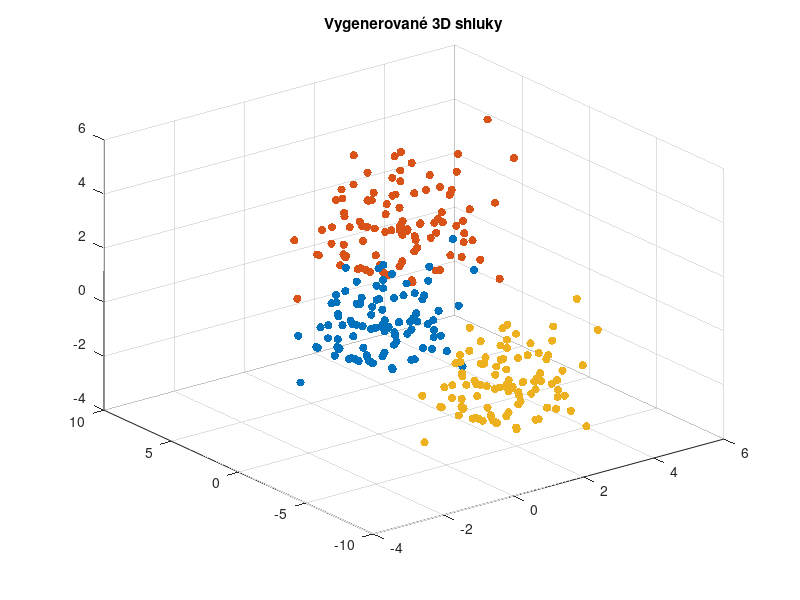

This figure's MATLAB source:
clc; clear; format long g; close all

N = 100; % Počet bodů v každém shluku

a = 1.25; % Koeficient pro škálování druhého shluku
b = round(rand(1,3) * 10); % Náhodný vektor pro škálování třetího shluku

% Generování dat
A = randn(N,3); % První shluk
B = A .* a + b; % Druhý shluk (škálovaný)
C = A - b .* [-1, 1, 1]; % Třetí shluk (škálovaný a invertovaný v ose x)

% Správné vykreslení pomocí scatter3
figure;
scatter3(A(:,1), A(:,2), A(:,3), 'filled'); hold on; % Shluk A
scatter3(B(:,1), B(:,2), B(:,3),  'filled'); % Shluk B
scatter3(C(:,1), C(:,2), C(:,3),  'filled'); % Shluk C
title('3D Data');
% xlabel('X'); ylabel('Y'); zlabel('Z');
% legend('Shluk A', 'Shluk B', 'Shluk C' );
title('Vygenerované 3D shluky')
grid on;
hold off;


% plot3(A(:,1),A(:,2),A(:,3),'.',B(:,1),B(:,2),B(:,3),'.',C(:,1),C(:,2),C(:,3),'.')

% Spojení dat do jedné matice
M = [A; B; C];

% Uložení do souboru
save('data3D.mat', 'M');
